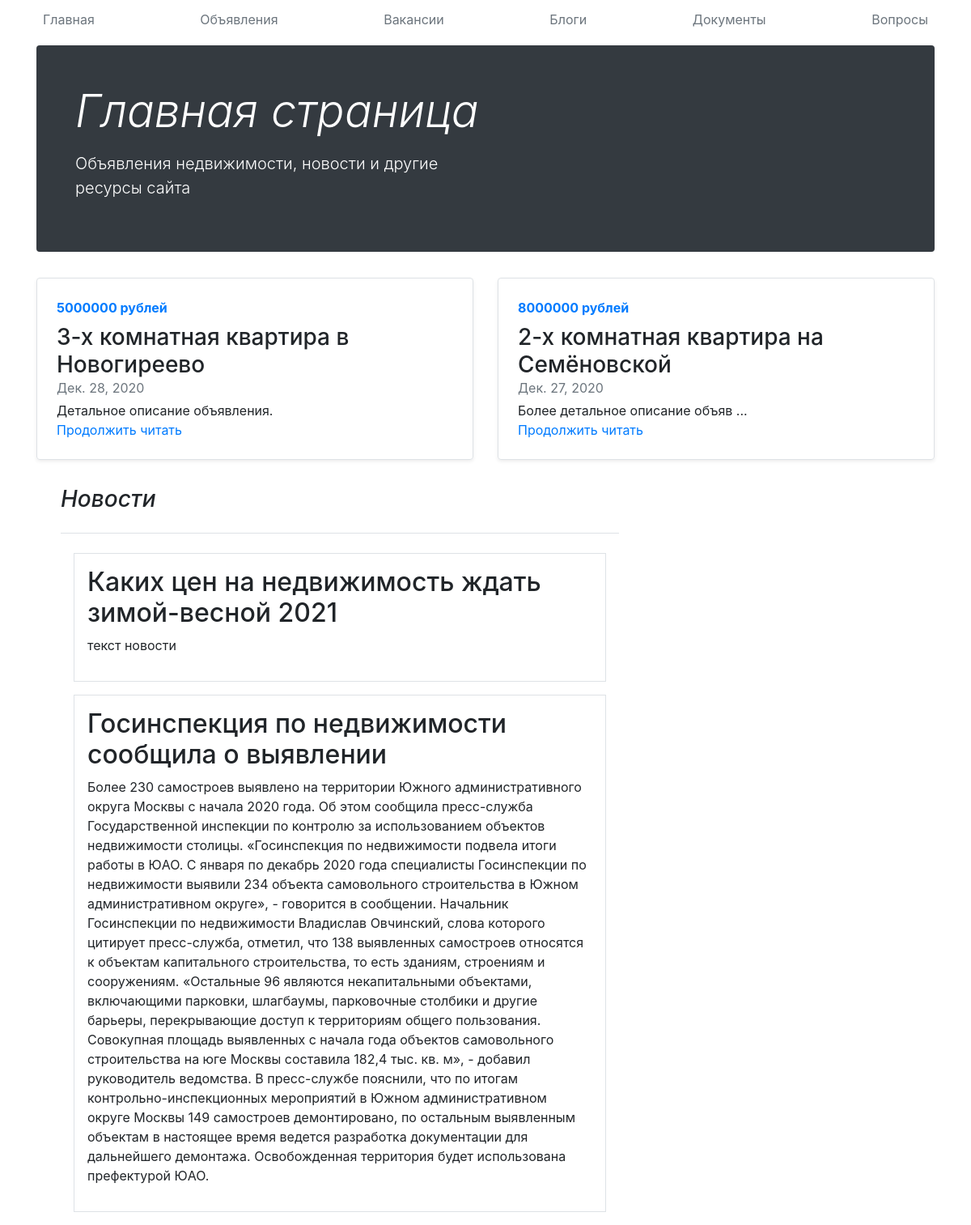
The page / on the database its author committed.
### ad/models.py (models this page shows, shortened)
class Ads(models.Model):
    id = models.AutoField(primary_key=True)
    id_user = models.IntegerField('ID пользователя')
    title = models.CharField('Название объявления', max_length=50)
    description = models.TextField('Описание объявления')
    price = models.IntegerField('Цена')
    geo = models.TextField('Местоположение')
    date = models.DateField('Дата публикации')
    status = models.BooleanField('Продано')
    id_credit = models.IntegerField('ID условий ипотеки')
    class Meta:
        verbose_name = "Объявление"
        verbose_name_plural = "Объявления"

### main/models.py (models this page shows, shortened)
class News(models.Model):
    id = models.AutoField(primary_key=True)
    title = models.CharField('Название', max_length=50)
    text = models.TextField('Текст')
    class Meta:
        verbose_name = "Новость"
        verbose_name_plural = "Новости"

### main/views.py (the view)
# urls.py: path('', views.index, name='ads_index'),
def index(request):
    ads = Ads.objects.all()[:2]
    news = News.objects.all()
    return render(request, 'main/index.html', {'news': news, 'ads': ads})

### main/templates/main/index.html (shortened to what this page needs)
{% extends 'main/base.html' %}
{% block name %}Главная страница{% endblock %}
{% block description %}Объявления недвижимости, новости и другие ресурсы сайта{% endblock %}
{% block content %}
<div class="row mb-2" xmlns="http://www.w3.org/1999/html">
    {% for ad in ads %}
    <div class="col-md-6">
      <div class="row no-gutters border rounded overflow-hidden flex-md-row mb-4 shadow-sm h-md-250 position-relative">
        <div class="col p-4 d-flex flex-column position-static">
          <strong class="d-inline-block mb-2 text-primary">{{ad.price}} рублей</strong>
          <h3 class="mb-0">{{ad.title}}</h3>
          <div class="mb-1 text-muted">{{ad.date}}</div>
          <p class="card-text mb-auto">{{ad.description}}</p>
          <a href="{% url 'ad_detail' ad.id %}" class="stretched-link">Продолжить читать</a>
        </div>
      </div>
    </div>
    {% endfor %}
  </div>
</div>
    <div class="col-md-8 blog-main">
      <h3 class="pb-4 mb-4 font-italic border-bottom">
        Новости
      </h3>
{% for new in news %}
      <div class="blog-post border p-3 m-3">
        <h2 class="blog-post-title">{{new.title}}</h2>
        <p>{{new.text}}</p>
              </div>
{% endfor %}
    </div>
{% endblock %}

### rows shown on the page
Ads: price "5000000", title "3-х комнатная квартира в Новогиреево", date "Дек. 28, 2020", description "Детальное описание объявления."
Ads: price "8000000", title "2-х комнатная квартира на Семёновской", date "Дек. 27, 2020"
News: title "Каких цен на недвижимость ждать зимой-весной 2021", text "текст новости"
News: title "Госинспекция по недвижимости сообщила о выявлении", text "Более 230 самостроев выявлено на территории Южного административного округа Москвы с начала 2020 года. Об этом сообщила пресс-служба Государственной инспекции по контролю за использованием объектов недвижимости столицы. «Госинспекция по недвижимости подвела итоги работы в ЮАО. С января по декабрь 2020 года специалисты Госинспекции по недвижимости выявили 234 объекта самовольного строительства в Южном административном округе», - говорится в сообщении. Начальник Госинспекции по недвижимости Владислав Овчинский, слова которого цитирует пресс-служба, отметил, что 138 выявленных самостроев относятся к объектам капитального строительства, то есть зданиям, строениям и сооружениям. «Остальные 96…"
